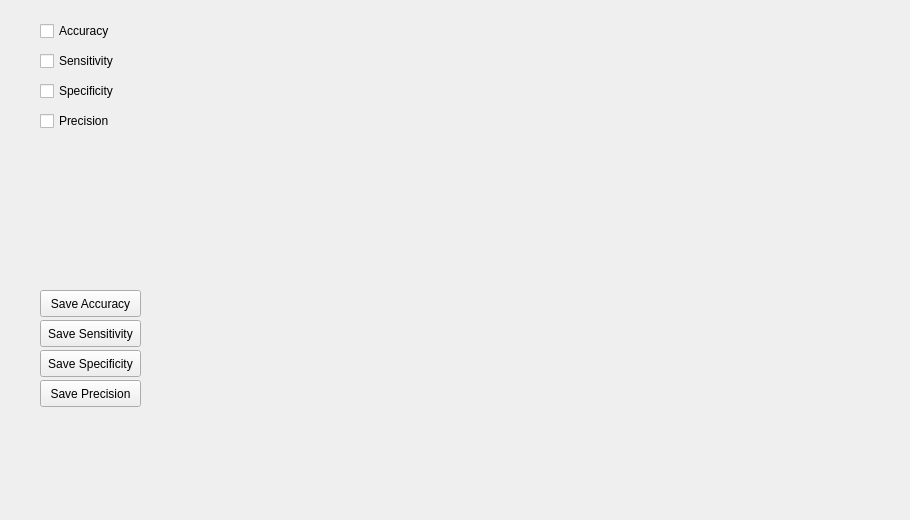
    <widget class="QWidget" name="tab_3">
     <attribute name="title">
      <string>Additional Graphs</string>
     </attribute>
     <widget class="QCustomPlot" name="plot2_Acc" native="true">
      <property name="geometry">
       <rect>
        <x>190</x>
        <y>10</y>
        <width>341</width>
        <height>241</height>
       </rect>
      </property>
      <property name="toolTip">
       <string>Accuracy</string>
      </property>
     </widget>
     <widget class="QCheckBox" name="check_dat_Acc">
      <property name="geometry">
       <rect>
        <x>40</x>
        <y>20</y>
        <width>86</width>
        <height>22</height>
       </rect>
      </property>
      <property name="toolTip">
       <string>Accuracy</string>
      </property>
      <property name="text">
       <string>Accuracy</string>
      </property>
      <property name="checkable">
       <bool>true</bool>
      </property>
     </widget>
     <widget class="QCheckBox" name="check_dat_Sens">
      <property name="geometry">
       <rect>
        <x>40</x>
        <y>50</y>
        <width>86</width>
        <height>22</height>
       </rect>
      </property>
      <property name="toolTip">
       <string>Sensitivity</string>
      </property>
      <property name="text">
       <string>Sensitivity</string>
      </property>
     </widget>
     <widget class="QPushButton" name="Bt_save_Acc">
      <property name="geometry">
       <rect>
        <x>40</x>
        <y>290</y>
        <width>101</width>
        <height>27</height>
       </rect>
      </property>
      <property name="toolTip">
       <string>Save Accuracy</string>
      </property>
      <property name="text">
       <string>Save Accuracy</string>
      </property>
     </widget>
     <widget class="QCheckBox" name="check_dat_Spec">
      <property name="geometry">
       <rect>
        <x>40</x>
        <y>80</y>
        <width>86</width>
        <height>22</height>
       </rect>
      </property>
      <property name="toolTip">
       <string>Specificity</string>
      </property>
      <property name="text">
       <string>Specificity</string>
      </property>
     </widget>
     <widget class="QCheckBox" name="check_dat_Pres">
      <property name="geometry">
       <rect>
        <x>40</x>
        <y>110</y>
        <width>86</width>
        <height>22</height>
       </rect>
      </property>
      <property name="toolTip">
       <string>Precision</string>
      </property>
      <property name="text">
       <string>Precision</string>
      </property>
     </widget>
     <widget class="QCustomPlot" name="plot2_Sens" native="true">
      <property name="geometry">
       <rect>
        <x>560</x>
        <y>10</y>
        <width>341</width>
        <height>241</height>
       </rect>
      </property>
      <property name="toolTip">
       <string>Sensitivity</string>
      </property>
     </widget>
     <widget class="QCustomPlot" name="plot2_Spec" native="true">
      <property name="geometry">
       <rect>
        <x>190</x>
        <y>280</y>
        <width>341</width>
        <height>231</height>
       </rect>
      </property>
      <property name="toolTip">
       <string>Specificity</string>
      </property>
     </widget>
     <widget class="QCustomPlot" name="plot2_Pres" native="true">
      <property name="geometry">
       <rect>
        <x>560</x>
        <y>280</y>
        <width>341</width>
        <height>231</height>
       </rect>
      </property>
      <property name="toolTip">
       <string>Precision</string>
      </property>
     </widget>
     <widget class="QPushButton" name="Bt_save_Sens">
      <property name="geometry">
       <rect>
        <x>40</x>
        <y>320</y>
        <width>101</width>
        <height>27</height>
       </rect>
      </property>
      <property name="toolTip">
       <string>Save Sensitivity</string>
      </property>
      <property name="text">
       <string>Save Sensitivity</string>
      </property>
     </widget>
     <widget class="QPushButton" name="Bt_save_Spec">
      <property name="geometry">
       <rect>
        <x>40</x>
        <y>350</y>
        <width>101</width>
        <height>27</height>
       </rect>
      </property>
      <property name="toolTip">
       <string>Save Specificity</string>
      </property>
      <property name="text">
       <string>Save Specificity</string>
      </property>
     </widget>
     <widget class="QPushButton" name="Bt_save_Pres">
      <property name="geometry">
       <rect>
        <x>40</x>
        <y>380</y>
        <width>101</width>
        <height>27</height>
       </rect>
      </property>
      <property name="toolTip">
       <string>Save Precision</string>
      </property>
      <property name="text">
       <string>Save Precision</string>
      </property>
     </widget>
    </widget>
